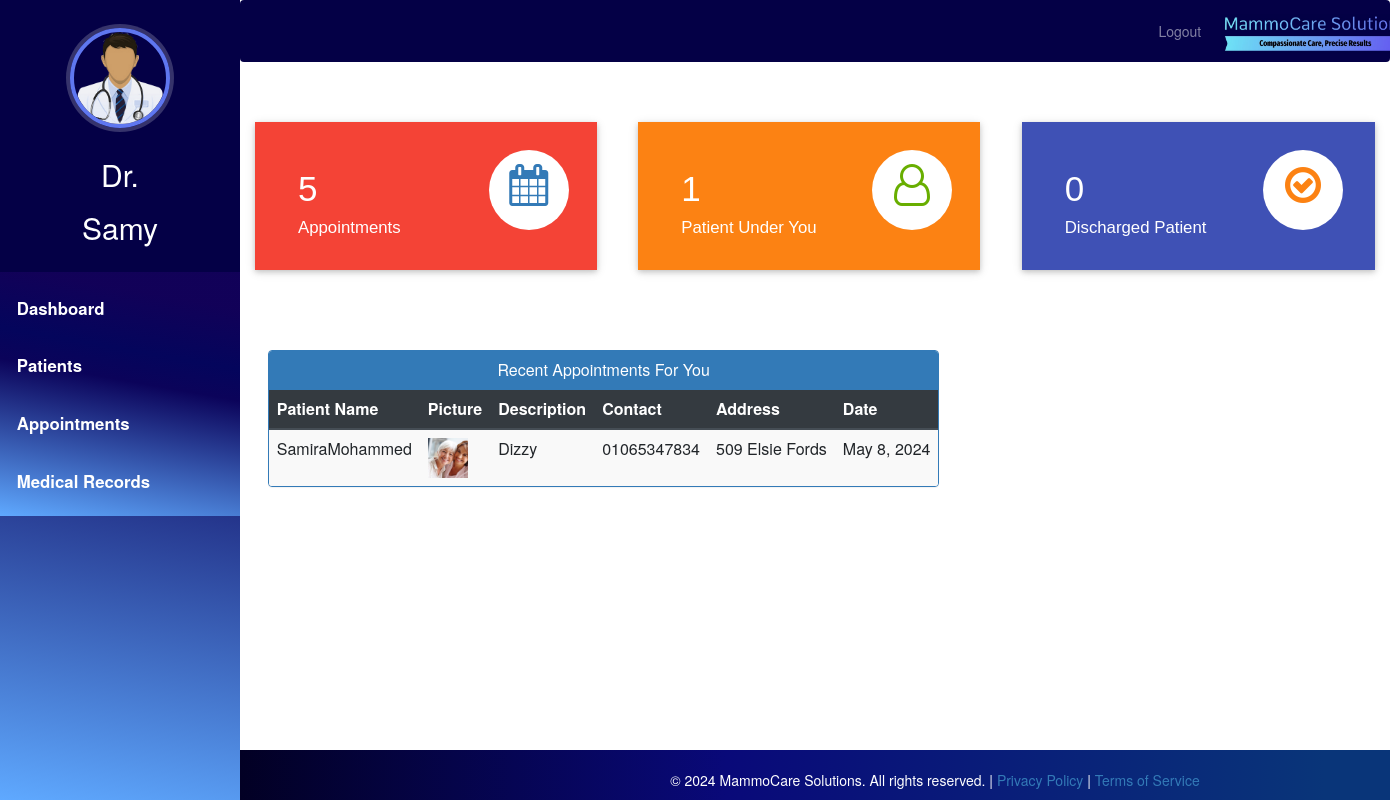
/doctor-dashboard (signed in), run on the app's committed database.
### hospital/models.py (models this page shows, shortened)
class Doctor(models.Model):
    user=models.OneToOneField(User,on_delete=models.CASCADE)
    profile_pic= models.ImageField(upload_to='profile_pic/DoctorProfilePic/', null=True,blank=True)
    address = models.CharField(max_length=40)
    mobile = models.CharField(max_length=20,null=True)
    department= models.CharField(max_length=50, default='Oncologist')
    status=models.BooleanField(default=False)

class Appointment(models.Model):
    patientId=models.PositiveIntegerField(null=True)
    doctorId=models.PositiveIntegerField(null=True)
    patientName=models.CharField(max_length=40,null=True)
    doctorName=models.CharField(max_length=40,null=True)
    appointmentDate=models.DateField(null=False)
    appointmentTime=models.TimeField(null=False)
    description=models.TextField(max_length=500)
    status=models.BooleanField(default=False)

class Patient(models.Model):
    user=models.OneToOneField(User,on_delete=models.CASCADE)
    profile_pic= models.ImageField(upload_to='profile_pic/PatientProfilePic/',null=True,blank=True)
    address = models.CharField(max_length=40)
    mobile = models.CharField(max_length=20,null=False)
    symptoms = models.CharField(max_length=100,null=False)
    assignedDoctorId = models.PositiveIntegerField(null=True)
    admitDate=models.DateField(auto_now=True)
    dob = models.DateField()
    status=models.BooleanField(default=False)

### hospital/views.py (the view)
# urls.py: path('doctor-dashboard', views.doctor_dashboard_view, name='doctor-dashboard'),
@login_required(login_url='doctorlogin')
@user_passes_test(is_doctor)
def doctor_dashboard_view(request):
    patientcount=models.Patient.objects.all().filter(status=True,assignedDoctorId=request.user.id).count()
    appointmentcount=models.Appointment.objects.all().filter(status=True,doctorId=request.user.id).count()
    patientdischarged=models.PatientDischargeDetails.objects.all().distinct().filter(assignedDoctorName=request.user.first_name).count()
    appointments=models.Appointment.objects.all().filter(status=True,doctorId=request.user.id).order_by('-id')
    patientid=[]
    for a in appointments:
        patientid.append(a.patientId)
    patients=models.Patient.objects.all().filter(status=True,user_id__in=patientid).order_by('-id')
    appointments=zip(appointments,patients)
    mydict={
    'patientcount':patientcount,
    'appointmentcount':appointmentcount,
    'patientdischarged':patientdischarged,
    'appointments':appointments,
    'doctor':models.Doctor.objects.get(user_id=request.user.id), #for profile picture of doctor in sidebar
    }
    return render(request,'hospital/doctor_dashboard.html',context=mydict)

### hospital/views.py (called while the page is built)
def is_doctor(user):
    return user.groups.filter(name='DOCTOR').exists()

### templates/hospital/doctor_dashboard.html
{% extends 'hospital/doctor_base.html' %}
{% load static %}
{% block content %}
{%include 'hospital/doctor_dashboard_cards.html'%}
<br><br><br><br>
<div class="container">
  <div class="row">
    <div class="panel panel-primary" style="margin-left:2%;">
      <div class="panel-heading" style="text-align:center;">
        <h6 class="panel-title">Recent Appointments For You</h6>
      </div>
      <table class="table table-hover table-striped" id="dev-table">
        <thead class="thead-dark">
          <tr>
            <th>Patient Name</th>
            <th>Picture</th>
            <th>Description</th>
            <th>Contact</th>
            <th>Address</th>
            <th>Date</th>
          </tr>
        </thead>
        {% for a,p in appointments %}
        <tr>
          <td>{{a.patientName}}</td>
          <td> <img src="{% static p.profile_pic.url %}" alt="Profile Pic" height="40px" width="40px" /></td>
          <td>{{a.description}}</td>
          <td>{{p.mobile}}</td>
          <td>{{p.address}}</td>
          <td>{{a.appointmentDate}}</td>
        </tr>
        {% endfor %}
      </table>
    </div>
  </div>
</div>
{% endblock content %}

### templates/hospital/doctor_base.html (shortened to what this page needs)
{% load static %}
<html lang="en">
<head>
  <link rel="stylesheet" href="https://stackpath.bootstrapcdn.com/bootstrap/4.3.1/css/bootstrap.min.css">
  <link rel="stylesheet" href="https://maxcdn.bootstrapcdn.com/font-awesome/4.7.0/css/font-awesome.min.css">
</head>
<body>
  <nav class="menu" tabindex="0">
    <header class="avatar">
      <div style="display: inline-block;">
        <img src="{% static doctor.profile_pic.url %}" alt="Profile Pic" />
        <br><br>
        <h6 style="color: white; font-size: 30px;">Dr.</h6>
      </div>
      <h2>{{ request.user.first_name }}</h2>
    </header>
    <ul>
      <li tabindex="0" class="icon-dashboard"><a href="/doctor-dashboard">Dashboard</a></li>
      <li tabindex="0" class="icon-users"><a href="/doctor-patient">Patients</a></li>
      <li tabindex="0" class="icon-calendar"><a href="/doctor-appointment">Appointments</a></li>
      <li tabindex="0" class="icon-records"><a href="/doctor-medical-records">Medical Records</a></li>
    </ul>
  </nav>
  <main>
    <div class="bs-example">
      <nav class="navbar navbar-expand-md navbar-dark fixed-top" style="background:#040046;">
        <div class="navbar-nav" style=" margin-left: 80%;">
          <a href="/index" class="nav-item nav-link">Logout</a>
        </div>
        <a href="/admin-dashboard" class="navbar-brand">
          <img src="{% static 'images/mammocare-logo.jpeg' %}" alt="Logo" height="40" style="margin-top: -7px;">
        </a>
      </nav>
    </div>
    <br><br>
    {% block content %}
    {% endblock content %}
    <br><br><br><br><br><br><br>
    <footer>
      <br>
      <div class="container">
        <div class="row">
          <div class="col-md-12 col-sm-12">
            <div style="color:#ffffff;" class="wow fadeInUp footer-copyright">
              <p>
                &copy; 2024 MammoCare Solutions. All rights reserved. | <a href="/privacy_policy">Privacy Policy</a> | <a href="/terms">Terms of Service</a>
              </p>
            </div>
          </div>
        </div>
      </div>
    </footer>
  </main>
</body>
</html>

### templates/hospital/doctor_base.html (style rules this page uses)
body { padding-left: 240px; margin-top: 50px; }
.menu { background: rgb(2,0,36); background: linear-gradient(10deg, rgba(2,0,36,1) 0%, rgba(95,169,255,1) 0%, rgba(11,3,90,1) 55%, rgba(4,5,92,1) 66%, rgba(18,1,88,0.9568160027682948) 87%); height: 100vh; width: 240px; position: fixed; top: 0px; left: 0; z-index: 5; outline: none; transition: left 0.3s; }
.menu .avatar { background: #040046; padding: 2em 0.5em; text-align: center; }
.menu .avatar img { width: 100px; height: 100px; border-radius: 50%; overflow: hidden; border: 4px solid #5f77f0; box-shadow: 0 0 0 4px rgba(255, 255, 255, 0.2); }
.menu .avatar h2 { font-weight: normal; margin-bottom: 0; color: #fff; margin-top: 10px; }
.menu ul { list-style: none; padding: 0.5em 0; margin: 0; background: rgb(2,0,36); background: linear-gradient(10deg, rgba(2,0,36,1) 0%, rgba(95,169,255,1) 0%, rgba(11,3,90,1) 55%, rgba(4,5,92,1) 66%, rgba(18,1,88,0.9568160027682948) 87%); }
.menu ul li { padding: 1em; font-size: 1.2em; font-weight: bold; transition: background-color 0.3s ease; }
.menu ul li a { color: #fff; text-decoration: none; }
footer { padding: 0px 0px 0px 0px; background: rgb(2, 0, 36); background: linear-gradient(90deg, rgba(2, 0, 36, 1) 0%, rgba(9, 9, 121, 1) 35%, rgba(9, 53, 121, 1) 78%); margin: 0px; position: absolute; bottom: 0; width: 100%; height: 50px; text-align: center; }

### data on the page
Doctor: profile_pic (picture)
Appointment: patientName "SamiraMohammed", profile_pic (picture), description "Dizzy", mobile "01065347834", address "509 Elsie Fords", appointmentDate "May 8, 2024"

### other printed values
{{ request.user.first_name }} "Samy"
{{ appointmentcount }} "5"
{{ patientcount }} "1"
{{ patientdischarged }} "0"
